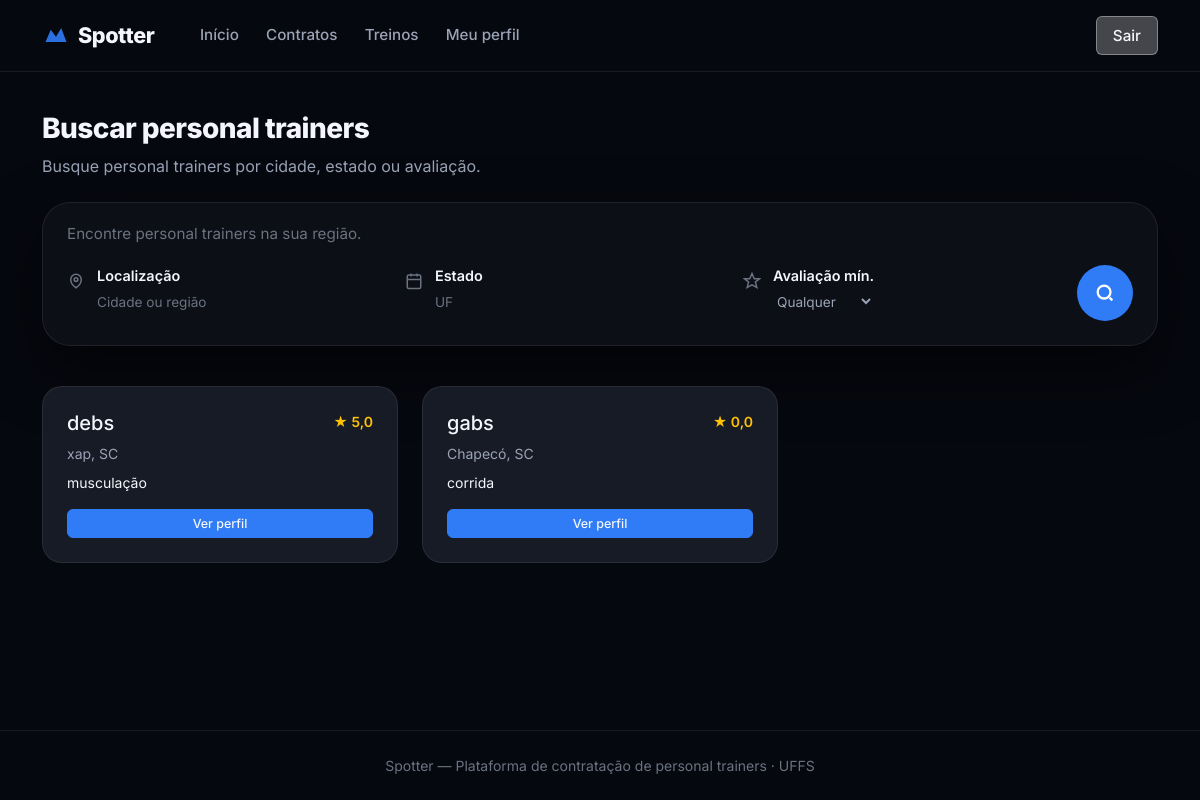
Page /aluno/personal/buscar/ (signed in) on the committed database.
### core/models/perfil_personal.py (models this page shows, shortened)
class PerfilPersonal(models.Model):
    usuario = models.OneToOneField(
        Usuario,
        on_delete=models.CASCADE,
        related_name="perfil_personal",
        limit_choices_to={"tipo": Usuario.PERSONAL},
    )
    cref = models.CharField(max_length=20, unique=True)
    especialidades = models.TextField(
        blank=True,
        help_text="Ex: musculação, funcional, pilates",
    )
    bio = models.TextField(blank=True)
    latitude = models.FloatField(null=True, blank=True)
    longitude = models.FloatField(null=True, blank=True)
    avaliacao_media = models.FloatField(
        default=0.0,
        validators=[MinValueValidator(0.0), MaxValueValidator(5.0)],
    )
    objects = PerfilPersonalManager()
    class Meta:
        verbose_name = "Perfil Personal"
        verbose_name_plural = "Perfis Personal"

### core/models/usuario.py (models this page shows, shortened)
class Usuario(AbstractBaseUser, PermissionsMixin):
    ALUNO = "aluno"
    PERSONAL = "personal"
    ADMIN = "admin"
    TIPO_CHOICES = [
        (ALUNO, "Aluno"),
        (PERSONAL, "Personal Trainer"),
        (ADMIN, "Administrador"),
    ]
    nome = models.CharField(max_length=150)
    email = models.EmailField(unique=True)
    tipo = models.CharField(max_length=10, choices=TIPO_CHOICES, default=ALUNO)
    cidade = models.CharField(max_length=100, blank=True)
    estado = models.CharField(max_length=2, blank=True)
    cep = models.CharField(max_length=9, blank=True)
    is_active = models.BooleanField(default=True)
    is_staff = models.BooleanField(default=False)
    criado_em = models.DateTimeField(auto_now_add=True)
    groups = models.ManyToManyField(
        "auth.Group",
        blank=True,
        related_name="usuario_set",
    )
    user_permissions = models.ManyToManyField(
        "auth.Permission",
        blank=True,
        related_name="usuario_set",
    )
    objects = UsuarioManager()
    USERNAME_FIELD = "email"
    REQUIRED_FIELDS = ["nome"]
    class Meta:
        verbose_name = "Usuário"
        verbose_name_plural = "Usuários"
    @property
    def eh_personal(self):
        return self.tipo == self.PERSONAL
    @property
    def eh_aluno(self):
        return self.tipo == self.ALUNO

### core/views/aluno/buscar_personal.py (the view)
# urls.py: path("aluno/personal/buscar/", views.AlunoBuscarPersonalView.as_view(), name="aluno_buscar_personal"),
class AlunoBuscarPersonalView(AlunoRequiredMixin, TemplateView):
    template_name = "core/aluno/buscar_personal.html"
    def get_context_data(self, **kwargs):
        context = super().get_context_data(**kwargs)
        form = BuscarPersonalForm(self.request.GET)
        personals = PerfilPersonal.objects.ativos()
        if form.is_valid():
            personals = personals.filtrar_busca(**form.filtros())
        paginator = Paginator(personals, 9)
        page_obj = paginator.get_page(self.request.GET.get("page"))
        querystring = self.request.GET.copy()
        querystring.pop("page", None)
        context.update({
            "personals": page_obj.object_list,
            "page_obj": page_obj,
            "form_busca": form,
            "querystring": querystring.urlencode(),
        })
        return context

### core/forms/buscar_personal.py (called while the page is built)
    def filtros(self):
        dados = self.cleaned_data
        nota = dados.get("nota_min")
        return {
            "cidade": dados.get("cidade", "").strip(),
            "estado": dados.get("estado", "").strip().upper(),
            "nota_min": float(nota) if nota else None,
        }

### core/mixins.py (called while the page is built)
    def test_func(self):
        if self.tipo_requerido is None:
            return True
        return getattr(self.request.user, "tipo", None) == self.tipo_requerido

### core/models/perfil_personal.py (called while the page is built)
    def ativos(self):
        return self.filter(usuario__is_active=True).select_related("usuario").order_by("usuario__nome")

    def filtrar_busca(self, cidade="", estado="", nota_min=None):
        qs = self
        if cidade:
            qs = qs.filter(usuario__cidade__icontains=cidade)
        if estado:
            qs = qs.filter(usuario__estado__iexact=estado)
        if nota_min is not None:
            qs = qs.filter(avaliacao_media__gte=nota_min)
        return qs

    def get_queryset(self):
        return PerfilPersonalQuerySet(self.model, using=self._db)

    def ativos(self):
        return self.get_queryset().ativos()

### core/templates/core/aluno/buscar_personal.html (shortened to what this page needs)
{% extends "core/base.html" %}
{% block content %}
<div class="page-inner">
    <div class="container">
        <div class="page-header mb-4">
            <h1 class="h3">Buscar personal trainers</h1>
            <p class="text-muted-theme mb-0">Busque personal trainers por cidade, estado ou avaliação.</p>
        </div>
        <div class="search-page-dock">
            {% include "core/partials/search_dock.html" with action_url=request.path form=form_busca %}
        </div>
        <div class="row g-4">
            {% for personal in personals %}
            <div class="col-md-6 col-lg-4">
                <article class="card personal-card h-100 p-4">
                    <div class="d-flex justify-content-between align-items-start mb-2">
                        <h5 class="mb-0">{{ personal.usuario.nome }}</h5>
                        <span class="text-warning fw-semibold small">★ {{ personal.avaliacao_media }}</span>
                    </div>
                    <p class="small text-muted-theme mb-2">
                        {% if personal.usuario.cidade %}
                        {{ personal.usuario.cidade }}{% if personal.usuario.estado %}, {{ personal.usuario.estado }}{% endif %}
                        {% else %}
                        Localização não informada
                        {% endif %}
                    </p>
                    <p class="small mb-3">{{ personal.especialidades|truncatewords:18|default:"Sem especialidades cadastradas." }}</p>
                    <a href="{% url 'core:aluno_personal_detail' personal.pk %}" class="btn-outline-color btn-outline-blue btn-outline-sm w-100">Ver perfil</a>
                </article>
            </div>
            {% empty %}
            <div class="col-12">
                <div class="auth-card text-center py-5">
                    <p class="text-muted-theme mb-0">Nenhum personal encontrado para os filtros informados.</p>
                </div>
            </div>
            {% endfor %}
        </div>
    </div>
</div>
{% endblock %}

### core/static/core/css/main.css (style rules this page uses)
:root { --bg-body: #06080f; --bg-surface: #0f1219; --bg-elevated: #161b26; --bg-glass: rgba(15, 18, 25, 0.82); --border-subtle: rgba(255, 255, 255, 0.08); --text-primary: #f4f6fb; --text-secondary: #9aa3b5; --text-muted: #6b7280; --accent-blue: #2f7cf6; --accent-blue-hover: #1a6ae8; --accent-blue-light: #5b9cff; --accent-red: #e63946; --bg-white-25: rgba(255, 255, 255, 0.25); --bg-white-35: rgba(255, 255, 255, 0.35); --border-white-35: rgba(255, 255, 255, 0.35); --radius-lg: 1.25rem; --radius-xl: 1.75rem; --nav-height: 72px; --shadow-dock: 0 24px 60px rgba(0, 0, 0, 0.55); }
*, *::before, *::after { box-sizing: border-box; }
body.theme-dark { font-family: 'Inter', system-ui, -apple-system, sans-serif; background: var(--bg-body); color: var(--text-primary); min-height: 100vh; }
a { color: var(--accent-blue); text-decoration: none; }
.search-dock__input, .search-dock input[type="text"], .search-dock select { width: 100%; background: transparent; border: none; color: var(--text-secondary); font-size: 0.85rem; padding: 0; outline: none; }
.search-dock__input::placeholder, .search-dock input::placeholder { color: var(--text-muted); }
.page-inner { padding: 2.5rem 0 4rem; }
.page-header h1 { font-weight: 800; letter-spacing: -0.02em; }
.page-header .text-muted, .text-muted-theme { color: var(--text-secondary) !important; }
.card-dark, .stat-card, .feature-card, .personal-card, .list-group-item { background: var(--bg-elevated); border: 1px solid var(--border-subtle); border-radius: var(--radius-lg); color: var(--text-primary); }
.personal-card { transition: transform 0.2s, border-color 0.2s; }
.search-page-dock { margin-bottom: 2.5rem; }
.theme-dark .card { background: var(--bg-elevated); border: 1px solid var(--border-subtle); color: var(--text-primary); }

### core/static/core/css/buttons.css (style rules this page uses)
.btn-outline-color { display: inline-block; text-align: center; text-decoration: none; background: transparent; border-radius: 6px; border-width: 1px; border-style: solid; cursor: pointer; transition: background 0.18s, color 0.18s; line-height: 1.4; font-size: 0.95rem; padding: 0.5rem 1rem; font-weight: 500; }
.btn-outline-sm { font-size: .78rem !important; padding: .28rem .65rem !important; }
.btn-outline-blue { border-color: var(--accent-blue); color: var(--color-white); background: var(--accent-blue); }

### rows in the picture
PerfilPersonal: usuario.nome "debs", avaliacao_media "5,0", usuario.cidade "xap", usuario.estado "SC", especialidades "musculação"
PerfilPersonal: usuario.nome "gabs", avaliacao_media "0,0", usuario.cidade "Chapecó", usuario.estado "SC", especialidades "corrida"
